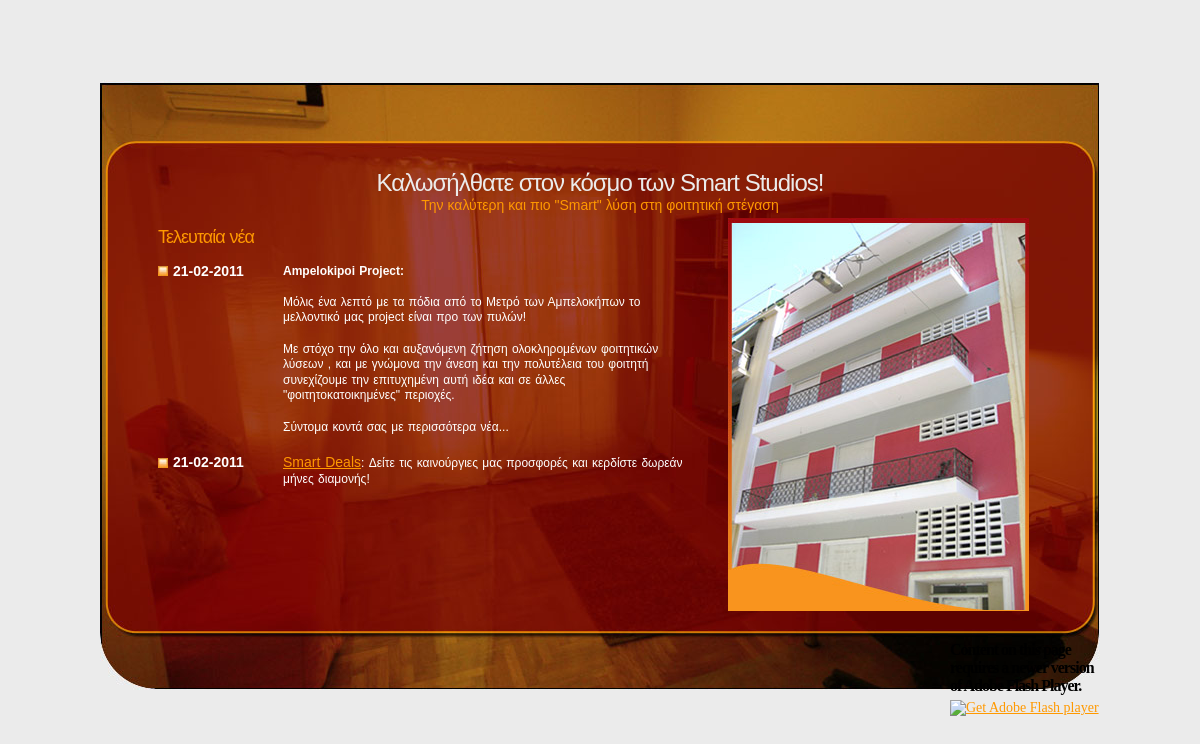
/index.php?page=news&b=wkp&lang=gr, run on the app's committed database.
### tables this page shows
CREATE TABLE `news` (
  `news_id` int(5) NOT NULL AUTO_INCREMENT,
  `news_acc` int(5) NOT NULL,
  `news_text` text NOT NULL,
  `news_date` datetime DEFAULT NULL,
  `lang_id` int(5) NOT NULL,
  PRIMARY KEY (`news_id`),
  KEY `news_acc` (`news_acc`),
  CONSTRAINT `news_ibfk_1` FOREIGN KEY (`news_acc`) REFERENCES `news_codes` (`news_code_id`) ON DELETE CASCADE ON UPDATE CASCADE
);

### includes/news_gr.php (the view, shortened to what this page needs)
<div class="holder">
	<h2 class="header" align="center">Καλωσήλθατε στον κόσμο των Smart Studios!</h2>
	<div class="subtitle" align="center">Την καλύτερη και πιο "Smart" λύση στη φοιτητική στέγαση</div>
		<div class="holder_left desctext" style="width:550px;">
			<h2 class="lefttitle">Τελευταία νέα</h2>
			<br/>
			<div class="scroll-pane" style="height:328px;">
			<?php
				$sql_art = "SELECT * FROM languages WHERE lang_name='$lang'";
				$query_art = mysql_query($sql_art) or die (mysql_error());
				while ($result = mysql_fetch_array($query_art)){
					$lang_c = $result['lang_id'];
				}
				$sql_art = "SELECT * FROM news WHERE lang_id=$lang_c ORDER BY news_date DESC";
				$query_art = mysql_query($sql_art) or die (mysql_error());
				$art_rows = mysql_num_rows($query_art);
				if ($art_rows){
					echo '<dl class="scrollable" style="width:550px;">';
					while ($result = mysql_fetch_array($query_art)){
				?>
						<dt style="font-size:14px;width:80px;float:left;display:inline;background:url(images/bullet.jpg) no-repeat scroll 0 50% transparent;padding-left:15px;">
						<b><?php echo date("d-m-Y", strtotime($result['news_date'])); ?></b>
						</dt>
						<dd style="margin-left:30px;margin-bottom:20px;width:400px;float:left;display:inline;">
						<?php echo $result['news_text']; ?>
						</dd>
				<?php }echo '</dl>';} else echo 'Δεν υπάρχουν νέα'; ?>
			</div>
		</div>
	<div class="holder_right" style="height:340px;width:340px;padding-left:5px;">
	<?php if ($b == "amp"){ ?>
	<img src="images/ktirio_ambelokipi.jpg" />
	<?php } else {?>
	<img src="images/ktirio_williamking.jpg" />
	<?php } ?>
	</div>
</div>

### css/style.css (style rules this page uses)
* { margin: 0; padding: 0; }
body { background-color:#ebebeb; border:0px; margin:0px; padding:0px; outline:none; }
h2 { font-size:18px; margin-left: 0px ; margin-right: 0px; margin-top: 10px; margin-bottom: 2px; font-size: 1.5em; line-height: 1; font-weight: normal; letter-spacing: -1px; }
a { font-size:14px; color:#FF9900; }
.subtitle { font-size:14px; font-size:14px; color:#FF9900; margin-bottom:5px; }
.holder { width:940px; height:450px; overflow:hidden; margin-left:auto; margin-right:auto; margin-top:20px; font-family: Arial, Verdana, Lucida, Helvetica, sans-serif; }
.holder_left { float:left; height:370px; width:600px; padding-left:28px; font-family:Arial; font-size:12px; padding-right:15px; }
.lefttitle { color:#FF9900; }
.header { color:#EBEBEB; }
.holder_right { float:left; width:277px; height:370px; background-image:url(../images/smart_lodofinal_02.png); background-repeat:no-repeat; background-position:center center; }
.desctext { font-family:"Arial",tahoma,verdana,arial,sans-serif; line-height:130%; word-spacing:1px; color:#FFFFFF; }
.scroll-pane { height:380px; overflow:hidden; padding-right:10px !important; }

### data on the page
news: news_date "21-02-2011", news_text "Ampelokipoi Project: Μόλις ένα λεπτό με τα πόδια από το Μετρό των Αμπελοκήπων το μελλοντικό μας project είναι προ των πυλών! Με στόχο την όλο και αυξανόμενη ζήτηση ολοκληρομένων φοιτητικών λύσεων , και με γνώμονα την άνεση και την πολυτέλεια του φοιτητή συνεχίζουμε την επιτυχημένη αυτή ιδέα και σε άλλες \"φοιτητοκατοικημένες\" περιοχές. Σύντομα κοντά σας με περισσότερα νέα..."
news: news_date "21-02-2011", news_text "Smart Deals : Δείτε τις καινούργιες μας προσφορές και κερδίστε δωρεάν μήνες διαμονής!"
